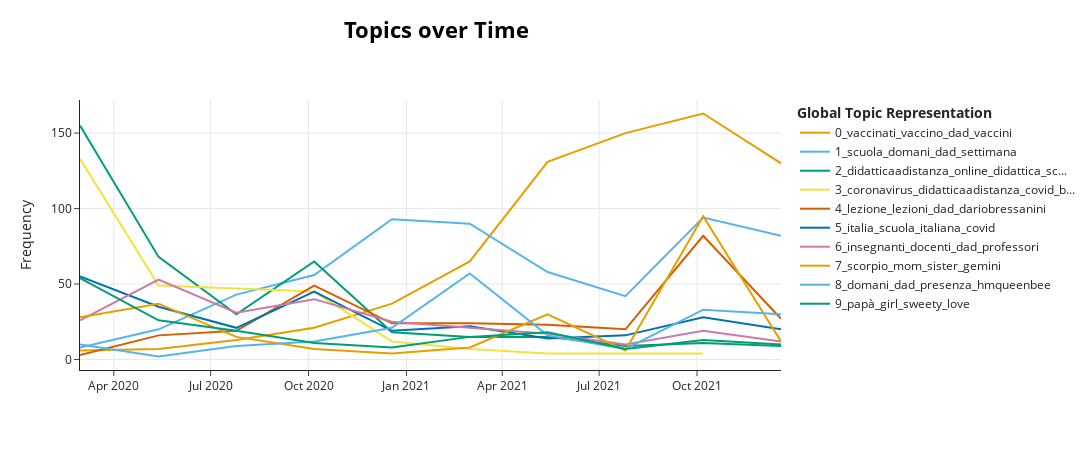

The notebook cell saved with this chart:
### Markdown cell above
Distribuzione degli argomenti nel tempo

### Code cell
topics_over_time = topic_model.topics_over_time(tweets_df, topics, timestamp_df, nr_bins=10)

topic_model.visualize_topics_over_time(topics_over_time, top_n_topics=10)

### Figure 1 — Plotly figure (JSON) as saved in the notebook; plotly's stock layout.template omitted (floating-point values rounded to 4 significant figures)
{"data": [{"hoverinfo": "text", "hovertext": ["<b>Topic 0</b><br>Words: vaccino, cislscuola, attesa, politicaperjedi, turni", "<b>Topic 0</b><br>Words: vaccino, lucia, libera, changeitalia, firma", "<b>Topic 0</b><br>Words: vaccino, poor, soluzione, rich, dad", "<b>Topic 0</b><br>Words: vaccino, vaccinati, dad, gennaio, petizione", "<b>Topic 0</b><br>Words: changeitalia, firma, petizione, lucia, gennaio", "<b>Topic 0</b><br>Words: vaccinati, vaccino, vaccinare, vaccinato, dad", "<b>Topic 0</b><br>Words: vaccinati, vaccino, vaccini, dad, vaccinato", "<b>Topic 0</b><br>Words: vaccinati, vaccino, dad, vaccini, pass", "<b>Topic 0</b><br>Words: vaccinati, vaccino, dad, vaccini, vaccinato", "<b>Topic 0</b><br>Words: vaccinati, vaccino, dad, positivi, vaccinato"], "marker": {"color": "#E69F00"}, "mode": "lines", "name": "0_vaccinati_vaccino_dad_vaccini", "type": "scatter", "x": ["2020-02-29T06:27:21.600000", "2020-05-13T02:24:00", "2020-07-25T04:48:00", "2020-10-06T07:12:00", "2020-12-18T09:36:00", "2021-03-01T12:00:00", "2021-05-13T14:24:00", "2021-07-25T16:48:00", "2021-10-06T19:12:00", "2021-12-18T21:36:00"], "y": [6, 7, 13, 21, 37, 65, 131, 150, 163, 130]}, {"hoverinfo": "text", "hovertext": ["<b>Topic 1</b><br>Words: sole, scuola, raggio, accapiglia, joyce", "<b>Topic 1</b><br>Words: scuola, voglio, dad, domani, me", "<b>Topic 1</b><br>Words: settimana, scuola, giorno, dad, domani", "<b>Topic 1</b><br>Words: scuola, dad, domani, settimana, presenza", "<b>Topic 1</b><br>Words: aerosol, aprano, trenta, rimandano, mettano", "<b>Topic 1</b><br>Words: domani, scuola, dad, presenza, settimana", "<b>Topic 1</b><br>Words: scuola, settimana, domani, dad, presenza", "<b>Topic 1</b><br>Words: scuola, dad, domani, settimana, dopo", "<b>Topic 1</b><br>Words: domani, scuola, dad, settimana, tornare", "<b>Topic 1</b><br>Words: scuola, domani, dad, lunedì, settimana"], "marker": {"color": "#56B4E9"}, "mode": "lines", "name": "1_scuola_domani_dad_settimana", "type": "scatter", "x": ["2020-02-29T06:27:21.600000", "2020-05-13T02:24:00", "2020-07-25T04:48:00", "2020-10-06T07:12:00", "2020-12-18T09:36:00", "2021-03-01T12:00:00", "2021-05-13T14:24:00", "2021-07-25T16:48:00", "2021-10-06T19:12:00", "2021-12-18T21:36:00"], "y": [8, 20, 43, 56, 93, 90, 58, 42, 94, 82]}, {"hoverinfo": "text", "hovertext": ["<b>Topic 2</b><br>Words: didatticaadistanza, online, webinar, scuola, didattica", "<b>Topic 2</b><br>Words: didatticaadistanza, webinar, didattica, online, scuola", "<b>Topic 2</b><br>Words: didatticaadistanza, podcast, spreaker, nuovo, arte", "<b>Topic 2</b><br>Words: didatticaadistanza, didattica, distanza, scuola, corso", "<b>Topic 2</b><br>Words: didatticaadistanza, didattica, attacchi, spreaker, distanza", "<b>Topic 2</b><br>Words: didatticaadistanza, corso, lezionesegmentata, sequenza, matlab", "<b>Topic 2</b><br>Words: didatticaadistanza, didattica, scuola, arte, online", "<b>Topic 2</b><br>Words: online, ripetizioni, angolo, estate, didatticaadistanza", "<b>Topic 2</b><br>Words: lis, online, didatticaadistanza, eset, corso", "<b>Topic 2</b><br>Words: cercolavoro, avra, strutturato, lezione, svolgimento"], "marker": {"color": "#009E73"}, "mode": "lines", "name": "2_didatticaadistanza_online_didattica_sc...", "type": "scatter", "x": ["2020-02-29T06:27:21.600000", "2020-05-13T02:24:00", "2020-07-25T04:48:00", "2020-10-06T07:12:00", "2020-12-18T09:36:00", "2021-03-01T12:00:00", "2021-05-13T14:24:00", "2021-07-25T16:48:00", "2021-10-06T19:12:00", "2021-12-18T21:36:00"], "y": [155, 68, 30, 65, 18, 15, 15, 9, 11, 9]}, {"hoverinfo": "text", "hovertext": ["<b>Topic 3</b><br>Words: coronavirus, didatticaadistanza, covid, didattica, scuola", "<b>Topic 3</b><br>Words: coronavirus, anicia, news, didatticaadistanza, covid", "<b>Topic 3</b><br>Words: bonus, coronavirus, economia, digitalizzare, riforma", "<b>Topic 3</b><br>Words: coronavirus, scuolavirus, covid, didatticaadistanza, scuola", "<b>Topic 3</b><br>Words: coronavirus, didatticaadistanza, covid, scuolechiuse, scuola", "<b>Topic 3</b><br>Words: coronavirus, covid, didatticaadistanza, scuolavirus, social", "<b>Topic 3</b><br>Words: coronavirus, lacedonia, italiainfinale, eccellenzaitaliana, mitici", "<b>Topic 3</b><br>Words: coronavirus, cardiologia, api, pacifico, covid"], "marker": {"color": "#F0E442"}, "mode": "lines", "name": "3_coronavirus_didatticaadistanza_covid_b...", "type": "scatter", "x": ["2020-02-29T06:27:21.600000", "2020-05-13T02:24:00", "2020-07-25T04:48:00", "2020-10-06T07:12:00", "2020-12-18T09:36:00", "2021-03-01T12:00:00", "2021-05-13T14:24:00", "2021-10-06T19:12:00"], "y": [133, 49, 47, 45, 12, 7, 4, 4]}, {"hoverinfo": "text", "hovertext": ["<b>Topic 4</b><br>Words: superarlo, coronateaching, asfittica, lezioni, video", "<b>Topic 4</b><br>Words: lezione, dad, fare, fisica, lezioni", "<b>Topic 4</b><br>Words: lezione, lezioni, dad, harry, presenza", "<b>Topic 4</b><br>Words: lezione, lezioni, prof, dad, harrypotter", "<b>Topic 4</b><br>Words: lezione, lezioni, dad, presenza, prof", "<b>Topic 4</b><br>Words: lezione, dad, lezioni, dopo, pesaro", "<b>Topic 4</b><br>Words: lezione, lezioni, esame, dad, omo", "<b>Topic 4</b><br>Words: lezione, lezioni, presenza, dad, esami", "<b>Topic 4</b><br>Words: lezione, lezioni, dariobressanini, dad, presenza", "<b>Topic 4</b><br>Words: lezione, lezioni, dad, esame, esami"], "marker": {"color": "#D55E00"}, "mode": "lines", "name": "4_lezione_lezioni_dad_dariobressanini", "type": "scatter", "x": ["2020-02-29T06:27:21.600000", "2020-05-13T02:24:00", "2020-07-25T04:48:00", "2020-10-06T07:12:00", "2020-12-18T09:36:00", "2021-03-01T12:00:00", "2021-05-13T14:24:00", "2021-07-25T16:48:00", "2021-10-06T19:12:00", "2021-12-18T21:36:00"], "y": [3, 16, 19, 49, 24, 24, 23, 20, 82, 27]}, {"hoverinfo": "text", "hovertext": ["<b>Topic 5</b><br>Words: italia, precari, ministro, covid, stesso", "<b>Topic 5</b><br>Words: italia, scuola, italiane, didatticaadistanza, grazie", "<b>Topic 5</b><br>Words: italia, italiana, scuola, covid, dad", "<b>Topic 5</b><br>Words: italia, scuola, covid, italiano, italiana", "<b>Topic 5</b><br>Words: italia, scuola, italiani, italiana, scuole", "<b>Topic 5</b><br>Words: italia, italiana, scuola, italiano, dad", "<b>Topic 5</b><br>Words: italia, invalsi, scuola, italiane, covid", "<b>Topic 5</b><br>Words: italia, italiana, scuola, milano, dad", "<b>Topic 5</b><br>Words: italia, italiana, anni, scuola, covid", "<b>Topic 5</b><br>Words: italia, studenti, italiano, ministerosalute, scuola"], "marker": {"color": "#0072B2"}, "mode": "lines", "name": "5_italia_scuola_italiana_covid", "type": "scatter", "x": ["2020-02-29T06:27:21.600000", "2020-05-13T02:24:00", "2020-07-25T04:48:00", "2020-10-06T07:12:00", "2020-12-18T09:36:00", "2021-03-01T12:00:00", "2021-05-13T14:24:00", "2021-07-25T16:48:00", "2021-10-06T19:12:00", "2021-12-18T21:36:00"], "y": [55, 35, 21, 45, 19, 22, 14, 16, 28, 20]}, {"hoverinfo": "text", "hovertext": ["<b>Topic 6</b><br>Words: insegnanti, docenti, dad, solo, fare", "<b>Topic 6</b><br>Words: insegnanti, docenti, determinato, dad, mila", "<b>Topic 6</b><br>Words: insegnanti, docenti, dad, alunni, studenti", "<b>Topic 6</b><br>Words: insegnanti, docenti, professori, dad, casa", "<b>Topic 6</b><br>Words: docenti, insegnanti, professori, studenti, dad", "<b>Topic 6</b><br>Words: insegnanti, docenti, dad, professori, insegnante", "<b>Topic 6</b><br>Words: insegnanti, bocciano, persa, occasione, insegnante", "<b>Topic 6</b><br>Words: amazzini, professori, insegnanti, difficile, cacciati", "<b>Topic 6</b><br>Words: dad, professori, insegnanti, docenti, studenti", "<b>Topic 6</b><br>Words: insegnanti, studenti, classe, dad, prof"], "marker": {"color": "#CC79A7"}, "mode": "lines", "name": "6_insegnanti_docenti_dad_professori", "type": "scatter", "x": ["2020-02-29T06:27:21.600000", "2020-05-13T02:24:00", "2020-07-25T04:48:00", "2020-10-06T07:12:00", "2020-12-18T09:36:00", "2021-03-01T12:00:00", "2021-05-13T14:24:00", "2021-07-25T16:48:00", "2021-10-06T19:12:00", "2021-12-18T21:36:00"], "y": [26, 53, 31, 40, 25, 21, 17, 10, 19, 12]}, {"hoverinfo": "text", "hovertext": ["<b>Topic 7</b><br>Words: scorpio, virgo, gemini, libra, sister", "<b>Topic 7</b><br>Words: scorpio, mom, virgo, leo, capricorn", "<b>Topic 7</b><br>Words: scorpio, pio, mom, sister, blessings", "<b>Topic 7</b><br>Words: scorpio, pisces, mom, libra, leo", "<b>Topic 7</b><br>Words: scorpio, sister, sagittarius, mom, gemini", "<b>Topic 7</b><br>Words: scorpio, sister, mom, taurus, pisces", "<b>Topic 7</b><br>Words: scorpio, mom, capricorn, sun, moon", "<b>Topic 7</b><br>Words: scorpio, mom, leo, aquarius, venus", "<b>Topic 7</b><br>Words: scorpio, sister, mom, gemini, capricorn", "<b>Topic 7</b><br>Words: queen, king, mum, scorpio, prince"], "marker": {"color": "#E69F00"}, "mode": "lines", "name": "7_scorpio_mom_sister_gemini", "type": "scatter", "x": ["2020-02-29T06:27:21.600000", "2020-05-13T02:24:00", "2020-07-25T04:48:00", "2020-10-06T07:12:00", "2020-12-18T09:36:00", "2021-03-01T12:00:00", "2021-05-13T14:24:00", "2021-07-25T16:48:00", "2021-10-06T19:12:00", "2021-12-18T21:36:00"], "y": [28, 37, 15, 7, 4, 8, 30, 6, 95, 12]}, {"hoverinfo": "text", "hovertext": ["<b>Topic 8</b><br>Words: domani, giantliberaria, patriziacaronna, fedecit, chiccolina", "<b>Topic 8</b><br>Words: domani, cerry, asiax, qualsivoglia, dreamro", "<b>Topic 8</b><br>Words: domani, primo, malattia, giorno, chiaragribaudo", "<b>Topic 8</b><br>Words: domani, presenza, dad, oggi, tiamissimo", "<b>Topic 8</b><br>Words: domani, presenza, dad, fate, fatti", "<b>Topic 8</b><br>Words: domani, presenza, dad, so, gesu", "<b>Topic 8</b><br>Words: domani, presenza, tiziaparty, dad, venerdì", "<b>Topic 8</b><br>Words: domani, dad, yuekataras, homesickness, iniziarle", "<b>Topic 8</b><br>Words: domani, dad, assemblea, inizio, giornata", "<b>Topic 8</b><br>Words: domani, dad, palindromo, inizio, presenza"], "marker": {"color": "#56B4E9"}, "mode": "lines", "name": "8_domani_dad_presenza_hmqueenbee", "type": "scatter", "x": ["2020-02-29T06:27:21.600000", "2020-05-13T02:24:00", "2020-07-25T04:48:00", "2020-10-06T07:12:00", "2020-12-18T09:36:00", "2021-03-01T12:00:00", "2021-05-13T14:24:00", "2021-07-25T16:48:00", "2021-10-06T19:12:00", "2021-12-18T21:36:00"], "y": [10, 2, 9, 12, 21, 57, 16, 7, 33, 30]}, {"hoverinfo": "text", "hovertext": ["<b>Topic 9</b><br>Words: sweety, girl, papà, auguri, festadelpapà", "<b>Topic 9</b><br>Words: papà, father, happy, girl, auguri", "<b>Topic 9</b><br>Words: family, love, familgia, christmas, brothers", "<b>Topic 9</b><br>Words: love, papà, manchi, amore, bro", "<b>Topic 9</b><br>Words: compleanno, my, you, buon, happy", "<b>Topic 9</b><br>Words: you, dazn, dad, calcio, papà", "<b>Topic 9</b><br>Words: happy, day, papà, father, auguri", "<b>Topic 9</b><br>Words: you, father, happy, compleanno, papà", "<b>Topic 9</b><br>Words: soft, love, dad, oddio, you", "<b>Topic 9</b><br>Words: side, compleanno, late, vax, happy"], "marker": {"color": "#009E73"}, "mode": "lines", "name": "9_papà_girl_sweety_love", "type": "scatter", "x": ["2020-02-29T06:27:21.600000", "2020-05-13T02:24:00", "2020-07-25T04:48:00", "2020-10-06T07:12:00", "2020-12-18T09:36:00", "2021-03-01T12:00:00", "2021-05-13T14:24:00", "2021-07-25T16:48:00", "2021-10-06T19:12:00", "2021-12-18T21:36:00"], "y": [54, 26, 19, 11, 8, 15, 18, 7, 13, 10]}], "layout": {"height": 450, "hoverlabel": {"bgcolor": "white", "font": {"family": "Rockwell", "size": 16}}, "legend": {"title": {"text": "<b>Global Topic Representation"}}, "title": {"font": {"color": "Black", "size": 22}, "text": "<b>Topics over Time", "x": 0.4, "xanchor": "center", "y": 0.95, "yanchor": "top"}, "width": 1250, "xaxis": {"showgrid": true}, "yaxis": {"showgrid": true, "title": {"text": "Frequency"}}}}
